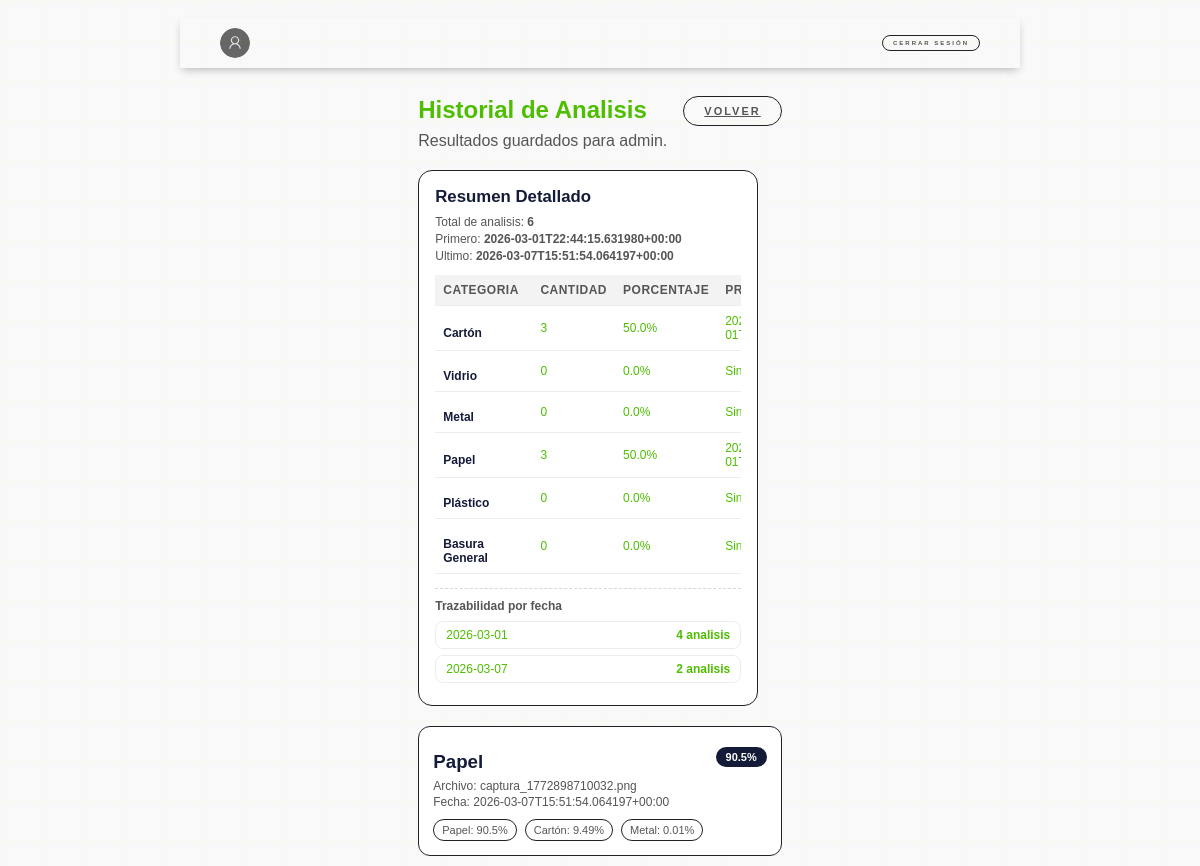
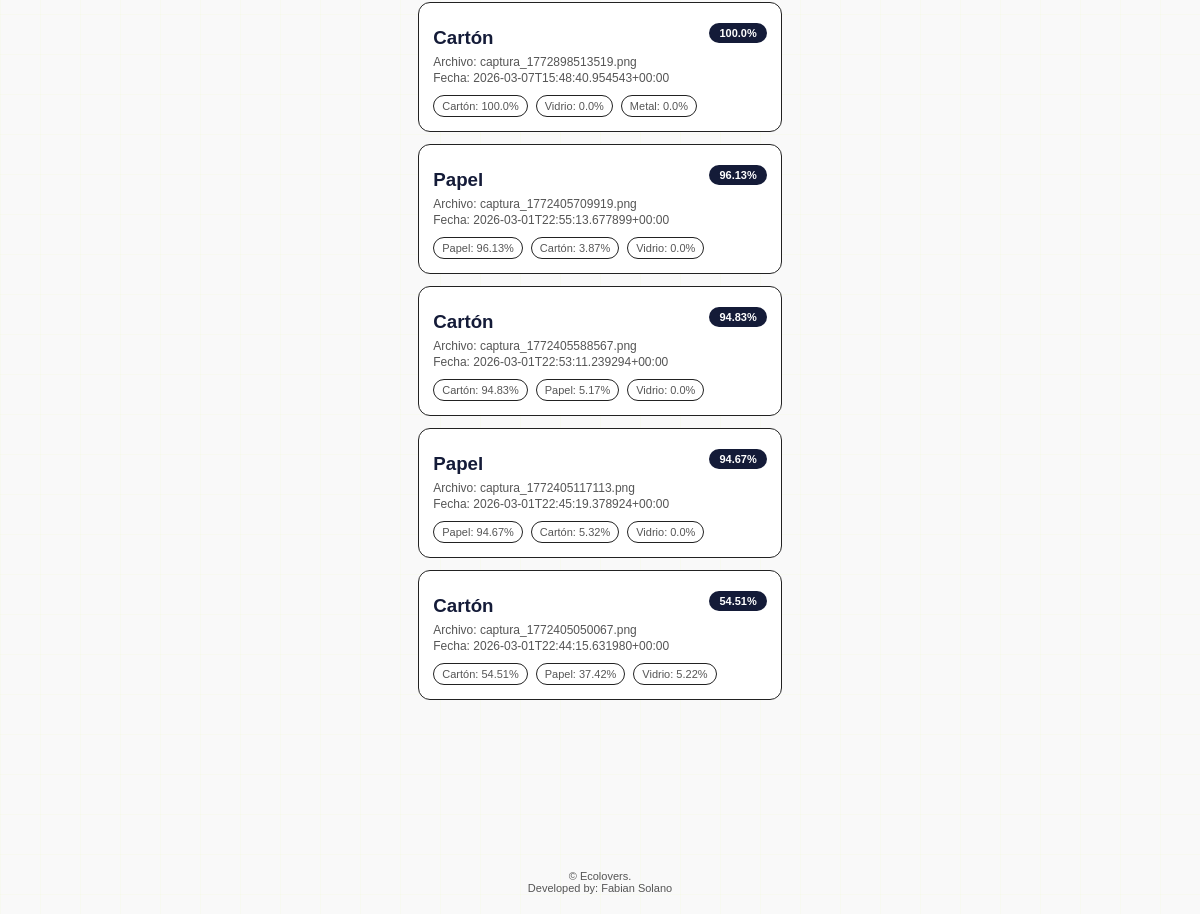
/historial (signed in), run on the app's committed database (2 pictures, top to bottom).
### tables this page shows
CREATE TABLE users (
            id INTEGER PRIMARY KEY AUTOINCREMENT,
            username TEXT UNIQUE NOT NULL,
            password_hash TEXT NOT NULL,
            created_at TEXT NOT NULL
        );

CREATE TABLE analyses (
            id INTEGER PRIMARY KEY AUTOINCREMENT,
            user_id INTEGER NOT NULL,
            filename TEXT,
            predicted_label TEXT NOT NULL,
            predicted_slug TEXT NOT NULL,
            confidence REAL NOT NULL,
            all_scores_json TEXT NOT NULL,
            created_at TEXT NOT NULL,
            FOREIGN KEY(user_id) REFERENCES users(id)
        );

### app.py (the view)
@app.route('/historial')
@login_required
def history():
    username = session.get('user')
    items = get_user_analyses(username, limit=200)
    stats = compute_user_stats(username)
    return render_template('history.html', items=items, stats=stats, user=username)

### app.py (called while the page is built)
def get_db():
    conn = sqlite3.connect(DB_PATH)
    conn.row_factory = sqlite3.Row
    return conn

def get_user_by_username(username):
    conn = get_db()
    cur = conn.cursor()
    cur.execute('SELECT id, username, password_hash FROM users WHERE username = ?', (username,))
    row = cur.fetchone()
    conn.close()
    return row

def login_required(view):
    @wraps(view)
    def wrapped(*args, **kwargs):
        if not session.get('user'):
            if request.method == 'POST' or request.path.startswith('/predict'):
                return jsonify({'error': 'No autenticado'}), 401
            return redirect(url_for('login', next=request.path))
        return view(*args, **kwargs)
    return wrapped

### templates/history.html (shortened to what this page needs)
﻿{% extends "base.html" %}
{% block content %}
<div class="container">
  <div class="guide-header">
    <div>
      <h2>Historial de Analisis</h2>
      <p class="guide-bin">Resultados guardados para {{ user }}.</p>
    </div>
    <a class="btn btn-ghost" href="{{ url_for('index') }}">Volver</a>
  </div>
  <section class="stats-panel stats-panel-detail">
    <div class="stats-head">
      <h3>Resumen Detallado</h3>
      <p>Total de analisis: <strong>{{ stats.total }}</strong></p>
      <p>Primero: <strong>{{ stats.first_at or 'Sin datos' }}</strong></p>
      <p>Ultimo: <strong>{{ stats.last_at or 'Sin datos' }}</strong></p>
    </div>
    <div class="stats-table-wrap">
      <table class="stats-table">
        <thead>
          <tr>
            <th>Categoria</th>
            <th>Cantidad</th>
            <th>Porcentaje</th>
            <th>Primera fecha</th>
          </tr>
        </thead>
        <tbody>
          {% for row in stats.by_category %}
          <tr>
            <td><a class="inline-link" href="{{ url_for('guide', slug=row.slug) }}">{{ row.label }}</a></td>
            <td>{{ row.count }}</td>
            <td>{{ row.percentage }}%</td>
            <td>{{ row.first_at or 'Sin registro' }}</td>
          </tr>
          {% endfor %}
        </tbody>
      </table>
    </div>
    <div class="stats-timeline">
      <h4>Trazabilidad por fecha</h4>
      {% if stats.timeline %}
        {% for point in stats.timeline %}
        <div class="timeline-row">
          <span>{{ point.date }}</span>
          <strong>{{ point.count }} analisis</strong>
        </div>
        {% endfor %}
      {% else %}
        <p class="history-meta">Sin registros de fechas todavia.</p>
      {% endif %}
    </div>
  </section>
  {% if items %}
  <div class="history-list">
    {% for item in items %}
    <article class="history-item">
      <div class="history-main">
        <h3>
          <a class="inline-link" href="{{ url_for('guide', slug=item.slug) }}">{{ item.label }}</a>
          <span class="history-confidence">{{ item.confidence }}%</span>
        </h3>
        <p class="history-meta">Archivo: {{ item.filename or 'captura' }}</p>
        <p class="history-meta">Fecha: {{ item.created_at }}</p>
      </div>
      <div class="history-scores">
        {% for score in item.all_scores[:3] %}
        <span class="history-chip">{{ score.label }}: {{ score.probability }}%</span>
        {% endfor %}
      </div>
    </article>
    {% endfor %}
  </div>
  {% else %}
  <div class="guide-card">
    <h3>Sin analisis todavia</h3>
    <p>Cuando clasifiques imagenes, aqui veras tu historial guardado.</p>
  </div>
  {% endif %}
</div>
{% endblock %}

### templates/base.html (shortened to what this page needs)
<!DOCTYPE html>
<html lang="es">
<head>
  <link rel="stylesheet" href="{{ url_for('static', filename='styles.css') }}">
</head>
<body>
    <header>
        <div class="profileimg">
            <img src="{{ url_for('static', filename='profileicon.png') }}" alt="Profileimg">
        </div>
        <a class="btn btn-ghost btn-logout" href="{{ url_for('logout') }}">Cerrar sesión</a>
    </header>
    <main>
        {% block content %}{% endblock %}
    </main>
    <footer>
        <p>&copy; Ecolovers.</p>
        <p>Developed by: Fabian Solano</p>
    </footer>
</body>
</html>

### static/styles.css (style rules this page uses)
* { margin: 0; padding: 0; box-sizing: border-box; }
body { background: var(--bg); color: var(--gren); font-family: 'area-normal', sans-serif; min-height: 100vh; display: flex; flex-direction: column; align-items: center; }
body::before { content: ''; position: fixed; inset: 0; background-image: linear-gradient(rgba(200,255,0,0.03) 1px, transparent 1px), linear-gradient(90deg, rgba(200,255,0,0.03) 1px, transparent 1px); background-size: 40px 40px; pointer-events: none; z-index: 0; }
.container { position: relative; z-index: 1; width: 100%; max-width: 900px; padding: 10px 20px; }
header { text-align: center; margin-bottom: 18px; padding: 10px 40px; width:auto; display: flex; justify-content:flex-end; align-items: center; width: 70%; box-shadow: #bababa 0px 4px 8px -2px; }
.profileimg { display: flex; align-items: center; justify-content: center; margin-right: auto; }
.profileimg img { width: 30px; height: 30px; border-radius: 50%; object-fit: cover; }
.btn { font-family: 'area-normal', sans-serif; font-size: 11px; text-transform: uppercase; letter-spacing: 2px; padding: 8px 20px; border: 1px solid; background: transparent; cursor: pointer; transition: all 0.15s; border-radius: 25px; max-width: fit-content; font-weight: bold; }
.btn-ghost { border-color: var(--border); color: var(--muted); }
.btn-logout { margin-left: auto; text-decoration: none; font-size: 6px; padding: 4px 10px; }
.guide-header { display: flex; justify-content: space-between; align-items: flex-start; gap: 16px; margin-bottom: 20px; }
.guide-header h2 { font-size: 1.5rem; margin-bottom: 8px; }
.guide-bin { color: var(--muted); }
footer { width: 100%; padding: 20px; text-align: center; font-family: 'area-normal', sans-serif; font-size: 11px; color: var(--muted); }
.inline-link { display: inline-block; margin-top: 10px; color: var(--accent2); font-weight: 700; text-decoration: none; }
main { padding-bottom: 140px; }
.history-list { display: grid; gap: 12px; }
.history-item { border: 1px solid var(--border); border-radius: 12px; padding: 14px; background: #fff; }
.history-main h3 { display: flex; align-items: center; justify-content: space-between; gap: 12px; margin-bottom: 6px; }
.history-confidence { background: var(--accent2); color: #fff; border-radius: 999px; padding: 4px 10px; font-size: 11px; }
.history-meta { font-size: 12px; color: var(--muted); margin: 2px 0; }
.history-scores { display: flex; flex-wrap: wrap; gap: 8px; margin-top: 10px; }
.history-chip { font-size: 11px; border: 1px solid var(--border); border-radius: 999px; padding: 4px 8px; color: var(--muted); }
.stats-panel { border: 1px solid var(--border); border-radius: 14px; background: #fff; padding: 16px; margin-bottom: 18px; }
.stats-head h3 { font-size: 1.05rem; margin-bottom: 8px; color: var(--accent2); }
.stats-head p { font-size: 12px; color: var(--muted); margin-bottom: 3px; }
.stats-timeline { margin-top: 14px; border-top: 1px dashed #d7d7d7; padding-top: 10px; }
.stats-timeline h4 { font-size: 12px; color: var(--muted); margin-bottom: 8px; }
.timeline-row { display: flex; justify-content: space-between; gap: 12px; border: 1px solid #ececec; border-radius: 8px; padding: 6px 10px; font-size: 12px; margin-bottom: 6px; }
.stats-panel-detail { margin-bottom: 20px; max-width: 340px; }
.stats-table-wrap { margin-top: 12px; overflow-x: auto; }
.stats-table { width: 100%; border-collapse: collapse; min-width: 650px; }
.stats-table th, .stats-table td { border-bottom: 1px solid #ececec; text-align: left; padding: 8px; font-size: 12px; }
.stats-table th { background: #f3f3f3; color: var(--muted); text-transform: uppercase; letter-spacing: 0.5px; }

### data on the page
users: username "admin"
analyses: label "Papel", confidence "90.5", filename "captura_1772898710032.png", created_at "2026-03-07T15:51:54.064197+00:00", probability "90.5", label "Cartón" "Metal", probability "9.49" "0.01"
analyses: label "Cartón", confidence "100.0", filename "captura_1772898513519.png", created_at "2026-03-07T15:48:40.954543+00:00", probability "100.0", label "Vidrio" "Metal", probability "0.0" "0.0"
analyses: label "Papel", confidence "96.13", filename "captura_1772405709919.png", created_at "2026-03-01T22:55:13.677899+00:00", probability "96.13", label "Cartón" "Vidrio", probability "3.87" "0.0"
analyses: label "Cartón", confidence "94.83", filename "captura_1772405588567.png", created_at "2026-03-01T22:53:11.239294+00:00", probability "94.83", label "Papel" "Vidrio", probability "5.17" "0.0"
analyses: label "Papel", confidence "94.67", filename "captura_1772405117113.png", created_at "2026-03-01T22:45:19.378924+00:00", probability "94.67", label "Cartón" "Vidrio", probability "5.32" "0.0"
analyses: label "Cartón", confidence "54.51", filename "captura_1772405050067.png", created_at "2026-03-01T22:44:15.631980+00:00", probability "54.51", label "Papel" "Vidrio", probability "37.42" "5.22"

### other printed values
{{ stats.total }} "6"
{{ stats.first_at or 'Sin datos' }} "2026-03-01T22:44:15.631980+00:00"
{{ stats.last_at or 'Sin datos' }} "2026-03-07T15:51:54.064197+00:00"
{{ row.label }} "Cartón" "Vidrio" "Metal" "Papel" "Plástico" "Basura General"
{{ row.count }} "3" "0" "0" "3" "0" "0"
{{ row.percentage }} "50.0" "0.0" "0.0" "50.0" "0.0" "0.0"
{{ row.first_at or 'Sin registro' }} "Sin…" "Sin…" "Sin…" "Sin…"
{{ point.date }} "2026-03-01" "2026-03-07"
{{ point.count }} "4" "2"
